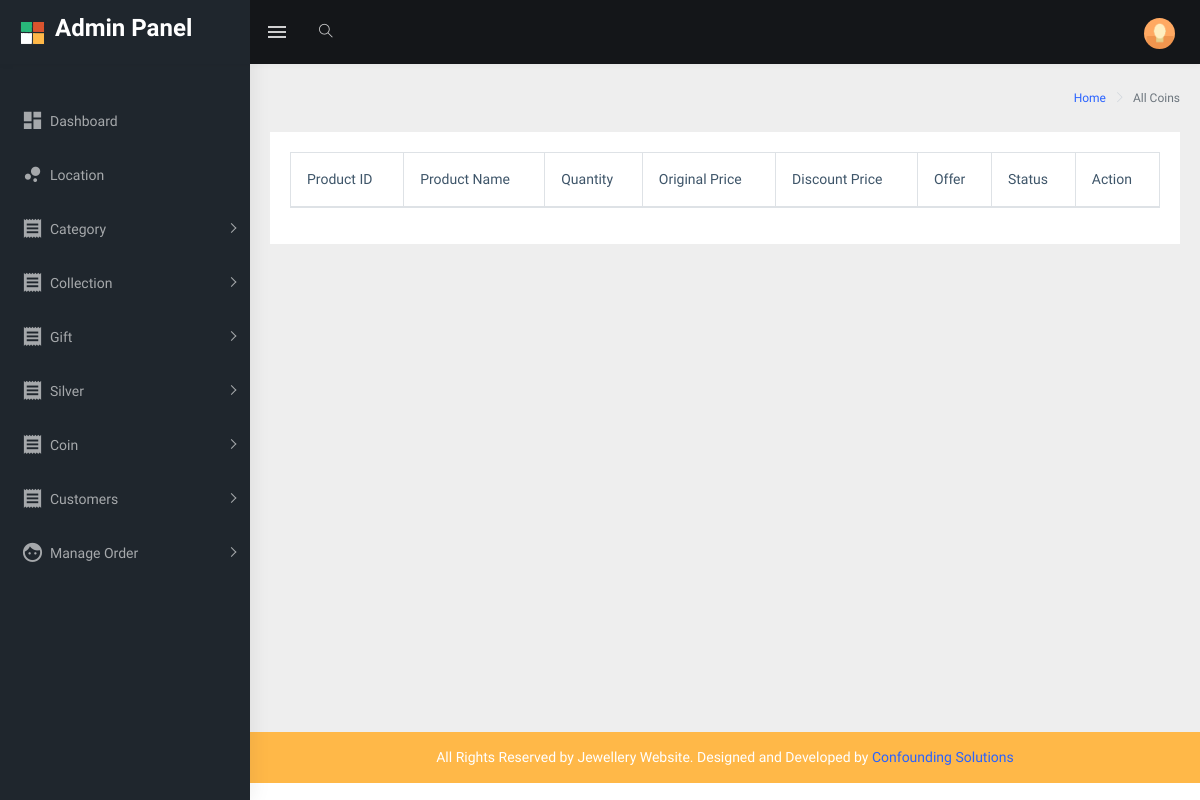
Page /admin/all_coins on the earlier database version.
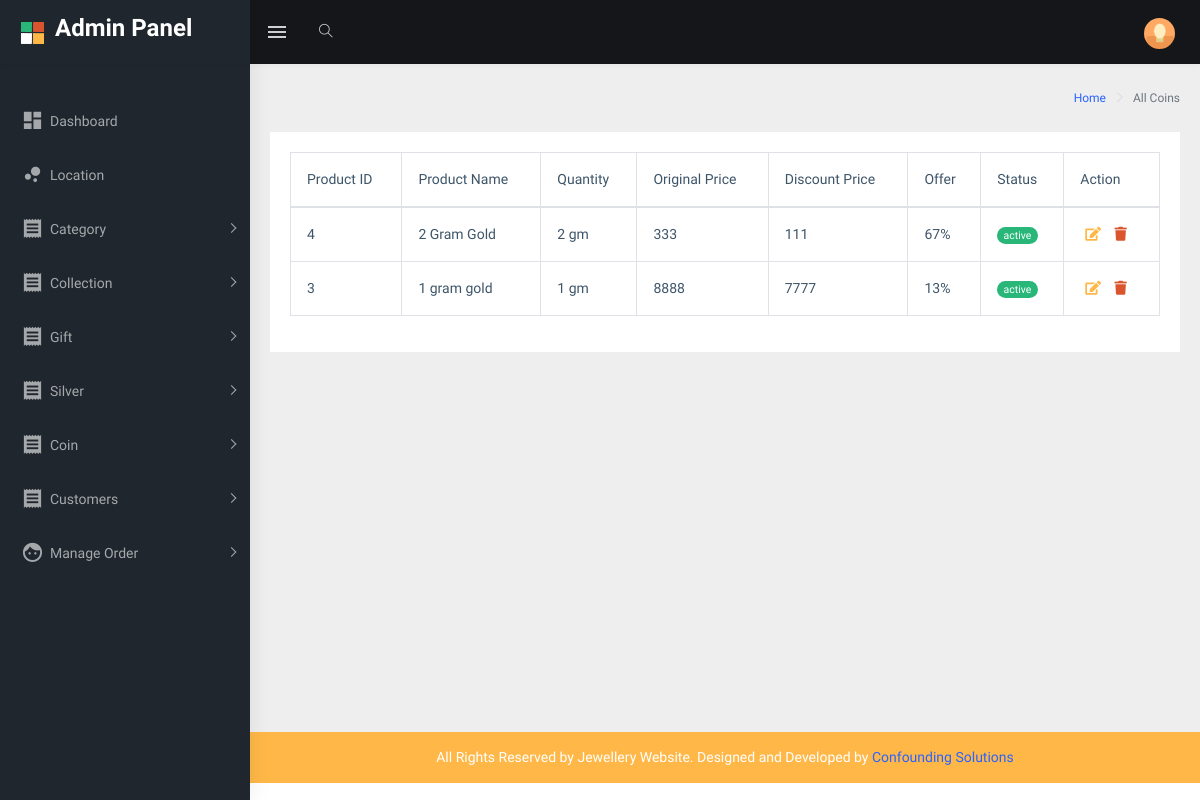
Same page on the later database version.
### tables this page shows
CREATE TABLE `coins` (
  `p_id` int(11) NOT NULL,
  `cat_id` varchar(55) NOT NULL,
  `p_name` varchar(255) NOT NULL,
  `p_qty` varchar(11) NOT NULL,
  `p_unit` varchar(55) NOT NULL,
  `p_img1` varchar(255) NOT NULL,
  `p_img2` varchar(255) NOT NULL,
  `p_img3` varchar(255) NOT NULL,
  `p_img4` varchar(255) NOT NULL,
  `p_description` text NOT NULL,
  `m_price` varchar(55) NOT NULL,
  `d_price` varchar(55) NOT NULL,
  `offer` varchar(55) NOT NULL,
  `availability` varchar(11) NOT NULL,
  `status` varchar(55) NOT NULL,
  `date` datetime NOT NULL DEFAULT CURRENT_TIMESTAMP
);

### application/controllers/Admin.php (called while the page is built, shortened)
<?php
class Admin extends CI_Controller {
	public function __construct()
	{
		$this->load->model('Admin_model','model');
	}
	public function all_coins()
	{
		$data['coins']=$this->model->get_coins();
		$this->load->view('admin/header');
		$this->load->view('admin/sidebar');
		$this->load->view('admin/all_coins',$data);
		$this->load->view('admin/footer');
	}
}

### index.php (called while the page is built, shortened)
<?php
require_once BASEPATH.'core/CodeIgniter.php';

### application/models/Admin_model.php (called while the page is built, shortened)
<?php
class Admin_model extends CI_model
{
	public function get_coins($p_id='')
	{
		if($p_id)
		{
			return $this->db->get_where('coins',array('p_id'=>$p_id))->result();
		}
		else
		{
			$this->db->order_by('p_id','DESC');
			return $this->db->get('coins')->result();
		}
	}
}
?>

### application/views/admin/all_coins.php (the view, shortened to what this page needs)
<div class="page-wrapper">
            <div class="page-breadcrumb">
                <div class="row">
                    <div class="col-12 d-flex no-block align-items-center">
                        <div class="ml-auto text-right">
                            <nav aria-label="breadcrumb">
                                <ol class="breadcrumb">
                                    <li class="breadcrumb-item"><a href="#">Home</a></li>
                                    <li class="breadcrumb-item active" aria-current="page">All Coins</li>
                                </ol>
                            </nav>
                        </div>
                    </div>
                </div>
            </div>
            <div class="container-fluid">
                <div class="row">
                    <div class="col-12">
                        <div class="card">
                            <div class="card-body">
                                <div class="table-responsive">
                                    <table id="zero_config" class="table table-hover table-bordered">
                                        <thead>
                                            <tr>
                                                <th>Product ID</th>
                                                <th>Product Name</th>
                                                <th>Quantity</th>
                                                <th>Original Price</th>
                                                <th>Discount Price</th>
                                                <th>Offer</th>
                                                <th>Status</th>
                                                <th>Action</th>
                                            </tr>
                                        </thead>
                                        <tbody>
                                            <?php
                                            $i=1;
                                            foreach ($coins as $key): ?>
                                              <tr>
                                                <td><?php echo $key->p_id; ?></td>
                                                <td><?php echo $key->p_name; ?></td>
                                                <td><?php echo $key->p_qty.' '.$key->p_unit; ?></td>
                                                <td><?php echo $key->m_price; ?></td>
                                                <td><?php echo $key->d_price; ?></td>
                                                <td><?php echo $key->offer.'%'; ?></td>
                                                <td><a href="" class="badge badge-pill <?php
                                                 if($key->status=='1')
                                                 {echo 'badge-success';}
                                                 else
                                                 {echo 'badge-danger';}
                                                 ?>"><?php if($key->status=='1'){echo 'active';}else{echo 'deactive';};?></a></td>
                                                <td>
                                                    <a data-toggle="tooltip" data-placement="top" title="Edit" href="<?php echo base_url('admin/edit_coins/'.$key->p_id);?>"><i class="fa fa-edit m-r-5 m-l-5 text-warning"></i></a>
                                                    <a data-toggle="tooltip" data-placement="top" title="Remove" onclick="return confirm('Are you sure?');" href="<?php echo base_url('admin/delete_coins/'.$key->p_id);?>"><i class="fa fa-trash m-r-5 m-l-5 text-danger"></i></a>
                                                </td>
                                            </tr>
                                            <?php $i++;endforeach ?>
                                        </tbody>
                                    </table>
                                </div>
                            </div>
                        </div>
                    </div>
                </div>
            </div>

### application/views/admin/header.php (shortened to what this page needs)
<!DOCTYPE html>
<html dir="ltr" lang="en">
<head>
    <link href="<?php echo base_url('assets/admin/'); ?>assets/libs/flot/css/float-chart.css" rel="stylesheet">
    <link href="<?php echo base_url('assets/admin/'); ?>dist/css/style.min.css" rel="stylesheet">
</head>
<body>
    <div id="main-wrapper">
        <header class="topbar" data-navbarbg="skin5">
            <nav class="navbar top-navbar navbar-expand-md navbar-dark">
                <div class="navbar-header" data-logobg="skin5">
                    <a class="navbar-brand" href="<?php echo base_url('admin/dashboard');?>">
                        <b class="logo-icon p-l-10">
                            <img src="<?php echo base_url('assets/admin/');?>assets/images/logo-icon.png" alt="homepage" class="light-logo" />
                        </b>
                        <span class="logo-text">
                             <h3>Admin Panel</h3>
                        </span>
                    </a>
                </div>
                <div class="navbar-collapse collapse" id="navbarSupportedContent" data-navbarbg="skin5">
                    <ul class="navbar-nav float-left mr-auto">
                        <li class="nav-item d-none d-md-block"><a class="nav-link sidebartoggler waves-effect waves-light" href="javascript:void(0)" data-sidebartype="mini-sidebar"><i class="mdi mdi-menu font-24"></i></a></li>
                        <li class="nav-item search-box"> <a class="nav-link waves-effect waves-dark" href="javascript:void(0)"><i class="ti-search"></i></a>
                        </li>
                    </ul>
                    <ul class="navbar-nav float-right">
                        <li class="nav-item dropdown">
                            <a class="nav-link dropdown-toggle text-muted waves-effect waves-dark pro-pic" href="" data-toggle="dropdown" aria-haspopup="true" aria-expanded="false"><img src="<?php echo base_url('assets/admin/'); ?>assets/images/users/1.jpg" alt="user" class="rounded-circle" width="31"></a>
                        </li>
                    </ul>
                </div>
            </nav>
        </header>

### application/views/admin/sidebar.php (shortened to what this page needs)
<aside class="left-sidebar" data-sidebarbg="skin5">
          <div class="scroll-sidebar">
              <nav class="sidebar-nav">
                  <ul id="sidebarnav" class="p-t-30">
                   <li class="sidebar-item"> <a class="sidebar-link waves-effect waves-dark sidebar-link" href="<?php echo base_url('admin/dashboard');?>" aria-expanded="false"><i class="mdi mdi-view-dashboard"></i><span class="hide-menu">Dashboard</span></a></li>
                   <li class="sidebar-item"> <a class="sidebar-link waves-effect waves-dark sidebar-link" href="<?php echo base_url('admin/location');?>" aria-expanded="false"><i class="mdi mdi-chart-bubble"></i><span class="hide-menu">Location</span></a></li>
                       <li class="sidebar-item"> <a class="sidebar-link has-arrow waves-effect waves-dark" href="javascript:void(0)" aria-expanded="false"><i class="mdi mdi-receipt"></i><span class="hide-menu">Category </span></a>
                      </li>
                       <li class="sidebar-item"> <a class="sidebar-link has-arrow waves-effect waves-dark" href="javascript:void(0)" aria-expanded="false"><i class="mdi mdi-receipt"></i><span class="hide-menu">Collection </span></a>
                      </li>
                      <li class="sidebar-item"> <a class="sidebar-link has-arrow waves-effect waves-dark" href="javascript:void(0)" aria-expanded="false"><i class="mdi mdi-receipt"></i><span class="hide-menu"> Gift </span></a>
                      </li>
                      <li class="sidebar-item"> <a class="sidebar-link has-arrow waves-effect waves-dark" href="javascript:void(0)" aria-expanded="false"><i class="mdi mdi-receipt"></i><span class="hide-menu"> Silver </span></a>
                      </li>
                      <li class="sidebar-item"> <a class="sidebar-link has-arrow waves-effect waves-dark" href="javascript:void(0)" aria-expanded="false"><i class="mdi mdi-receipt"></i><span class="hide-menu"> Coin </span></a>
                      </li>
                     <li class="sidebar-item"> <a class="sidebar-link has-arrow waves-effect waves-dark" href="javascript:void(0)" aria-expanded="false"><i class="mdi mdi-receipt"></i><span class="hide-menu">Customers</span></a>
                      </li>
                      <li class="sidebar-item"><a class="sidebar-link has-arrow waves-effect waves-dark" href="javascript:void(0)" aria-expanded="false"><i class="mdi mdi-face"></i><span class="hide-menu">Manage Order </span></a>
                      </li>
                  </ul>
              </nav>
          </div>
      </aside>

### application/views/admin/footer.php (shortened to what this page needs)
            <footer class="footer text-center bg-warning text-white">
                All Rights Reserved by Jewellery Website. Designed and Developed by <a href="http://confoundingsolutions.in/">Confounding Solutions</a>
            </footer>
        </div>
    </div>
</body>
</html>

Differences in the rows shown:
added coins: p_id "4", p_name "2 Gram Gold", p_qty "2", p_unit "gm", m_price "333", d_price "111", offer "67", status "active"
added coins: p_id "3", p_name "1 gram gold", p_qty "1", p_unit "gm", m_price "8888", d_price "7777", offer "13", status "active"
